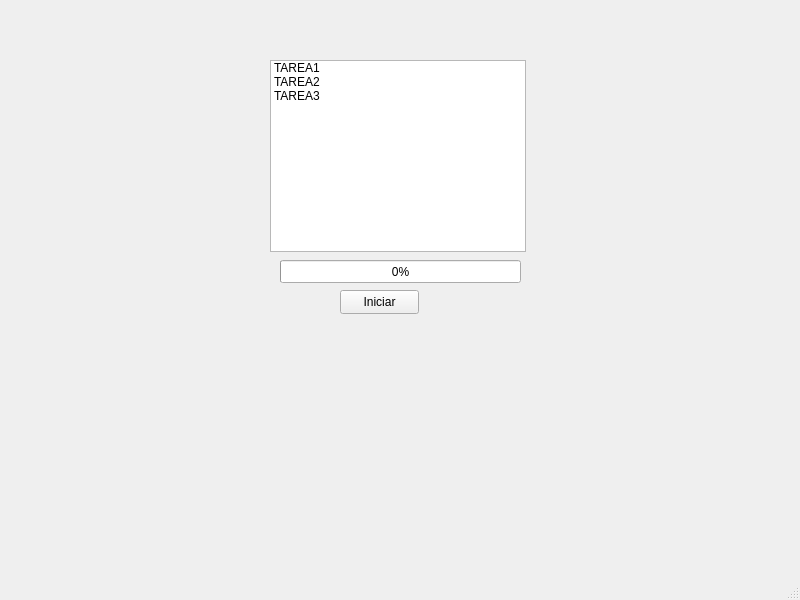
<?xml version="1.0" encoding="UTF-8"?>
<ui version="4.0">
 <class>MainWindow</class>
 <widget class="QMainWindow" name="MainWindow">
  <property name="geometry">
   <rect>
    <x>0</x>
    <y>0</y>
    <width>800</width>
    <height>600</height>
   </rect>
  </property>
  <property name="windowTitle">
   <string>MainWindow</string>
  </property>
  <widget class="QWidget" name="centralwidget">
   <widget class="QProgressBar" name="progressBar">
    <property name="geometry">
     <rect>
      <x>280</x>
      <y>260</y>
      <width>241</width>
      <height>23</height>
     </rect>
    </property>
    <property name="value">
     <number>0</number>
    </property>
   </widget>
   <widget class="QPushButton" name="BtnIniciar">
    <property name="geometry">
     <rect>
      <x>340</x>
      <y>290</y>
      <width>79</width>
      <height>24</height>
     </rect>
    </property>
    <property name="text">
     <string>Iniciar</string>
    </property>
   </widget>
   <widget class="QListWidget" name="listTareas">
    <property name="geometry">
     <rect>
      <x>270</x>
      <y>60</y>
      <width>256</width>
      <height>192</height>
     </rect>
    </property>
    <item>
     <property name="text">
      <string>TAREA1</string>
     </property>
    </item>
    <item>
     <property name="text">
      <string>TAREA2</string>
     </property>
    </item>
    <item>
     <property name="text">
      <string>TAREA3</string>
     </property>
    </item>
   </widget>
  </widget>
  <widget class="QMenuBar" name="menubar">
   <property name="geometry">
    <rect>
     <x>0</x>
     <y>0</y>
     <width>800</width>
     <height>33</height>
    </rect>
   </property>
  </widget>
  <widget class="QStatusBar" name="statusbar"/>
 </widget>
 <resources/>
 <connections/>
</ui>
